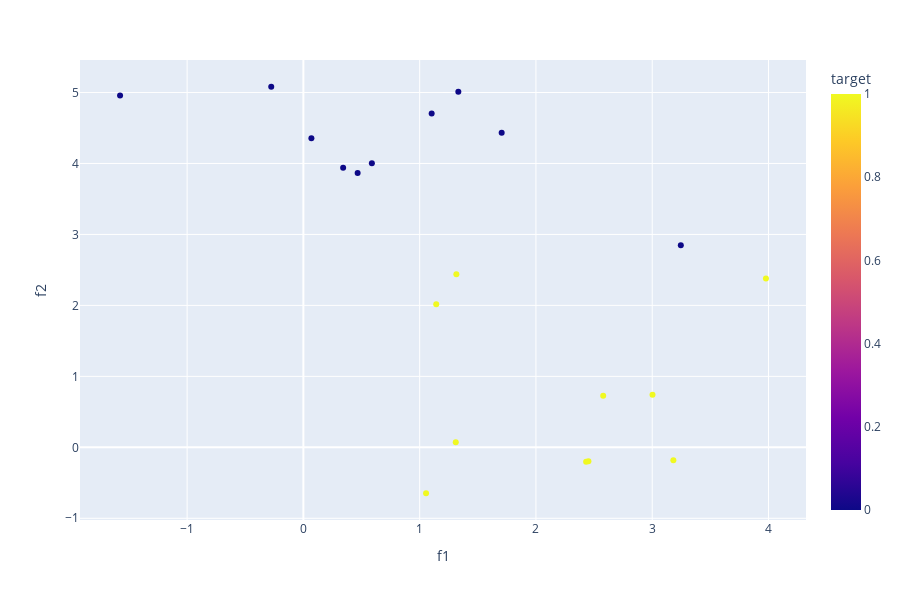

Here is the notebook cell this chart was saved with:
### Code cell
# True
fig = px.scatter(df_test, x="f1", y="f2", color="target")
fig.show()

### Figure 1 — Plotly figure (JSON) as saved in the notebook; plotly's stock layout.template omitted (floating-point values rounded to 4 significant figures)
{"data": [{"hoverlabel": {"namelength": 0}, "hovertemplate": "f1=%{x}<br>f2=%{y}<br>target=%{marker.color}", "legendgroup": "", "marker": {"color": [1, 1, 0, 0, 0, 1, 1, 0, 0, 0, 0, 1, 0, 0, 1, 1, 1, 1, 1, 0], "coloraxis": "coloraxis", "symbol": "circle"}, "mode": "markers", "name": "", "showlegend": false, "type": "scatter", "x": [1.311, 3.003, -0.2765, 1.103, 0.3419, 1.055, 3.182, 1.705, 3.246, -1.577, 1.333, 1.142, 0.4666, 0.06897, 3.978, 2.432, 1.316, 2.579, 2.451, 0.5889], "xaxis": "x", "y": [0.07123, 0.7427, 5.081, 4.706, 3.941, -0.6471, -0.1823, 4.433, 2.849, 4.957, 5.01, 2.015, 3.866, 4.356, 2.378, -0.2017, 2.441, 0.7261, -0.1954, 4.001], "yaxis": "y"}], "layout": {"coloraxis": {"colorbar": {"title": {"text": "target"}}, "colorscale": [[0, "#0d0887"], [0.1111, "#46039f"], [0.2222, "#7201a8"], [0.3333, "#9c179e"], [0.4444, "#bd3786"], [0.5556, "#d8576b"], [0.6667, "#ed7953"], [0.7778, "#fb9f3a"], [0.8889, "#fdca26"], [1, "#f0f921"]]}, "height": 600, "legend": {"tracegroupgap": 0}, "margin": {"t": 60}, "xaxis": {"anchor": "y", "domain": [0, 1], "title": {"text": "f1"}}, "yaxis": {"anchor": "x", "domain": [0, 1], "title": {"text": "f2"}}}}
